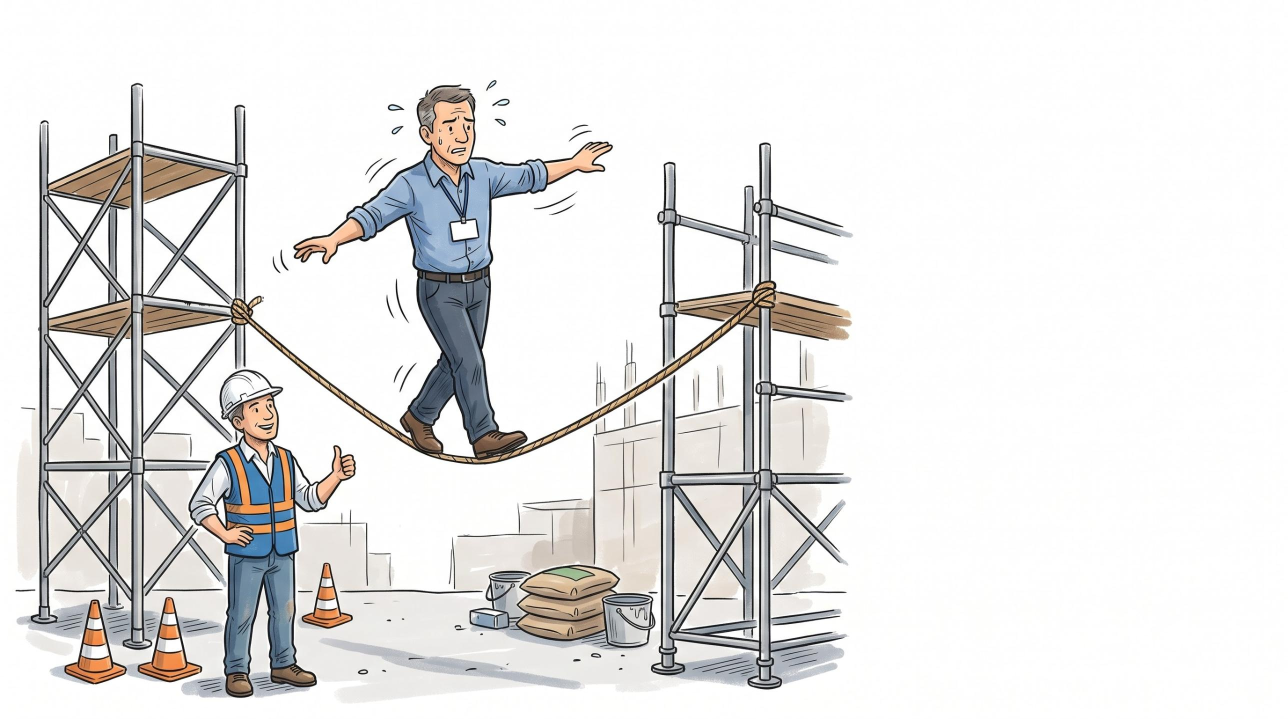
#> input picture ciclo-performance-2026/build/originais/corda-bamba.jpg, 2576 x 1438 px (shown at 1/2 size); its folder holds only this picture in this run
$ python ilustracoes.py
#> lines starting #> are read from the running program, lines starting #| are printed output that depends on the picture
# Prepara as ilustrações do Gemini para a animação "desenha e pinta":
#   <nome>-cor.jpg    : a ilustração em 1920x1080 (fundo branco, entra com mix-blend multiply)
#   <nome>-traco.png  : só o traço de tinta (cinza-escuro sobre branco), revelado primeiro pela caneta
# Uso: python3 build/ilustracoes.py   (lê build/originais/*.jpg, grava em assets/ilustracoes/)
import glob, os, json
import numpy as np
from PIL import Image, ImageFilter
caixas = {}
for f in sorted(glob.glob('build/originais/*.jpg')):
    nome = os.path.splitext(os.path.basename(f))[0]
    im = Image.open(f).convert('RGB').resize((1920, 1080), Image.LANCZOS)
    a = np.asarray(im).astype(float)
    # clareia o fundo de papel para branco puro (some no multiply)
    lum = a.mean(axis=2)
    branco = np.clip((lum - 238) / 12, 0, 1)[..., None]
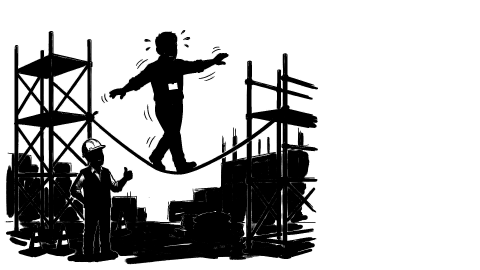
#> branco: shape (1080, 1920, 1) float64 (shown at 1/4 size); min 0, max 1, mean 0.718
    cor = a * (1 - branco) + 255 * branco
    # "cor para transparência": o branco vira transparente (assim a ilustração assenta no papel em qualquer fundo)
    def para_alfa(rgb):
        al = (255 - rgb.min(axis=2)) / 255
        al = np.clip(al * 1.15, 0, 1)
        c = (rgb - 255 * (1 - al[..., None])) / np.maximum(al[..., None], 1e-3)
        return np.dstack([c.clip(0, 255), al * 255]).astype('uint8')
    Image.fromarray(para_alfa(cor), 'RGBA').save(f'assets/ilustracoes/{nome}-cor.png', optimize=True)
    # traço: pixels escuros e pouco saturados viram tinta
    sat = a.max(axis=2) - a.min(axis=2)
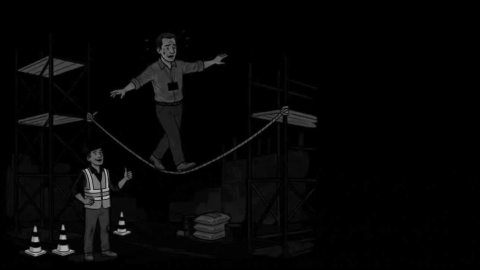
#> sat: shape (1080, 1920) float64 (shown at 1/4 size); min 0, max 192, mean 5.7
    tinta = np.clip((135 - lum) / 60, 0, 1) * np.clip((120 - sat) / 60, 0.35, 1)
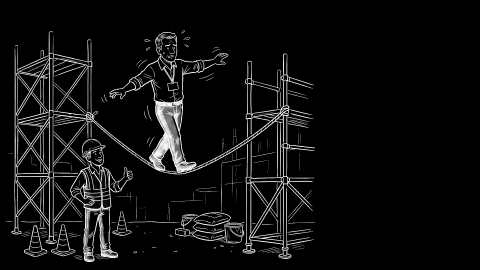
#> tinta: shape (1080, 1920) float64 (shown at 1/4 size); min 0, max 1, mean 0.0589
    # bordas de cor também viram traço leve (dá forma às áreas sem contorno)
    g = Image.fromarray(lum.astype('uint8')).filter(ImageFilter.FIND_EDGES)
    borda = np.clip((np.asarray(g).astype(float) - 25) / 60, 0, 0.55)
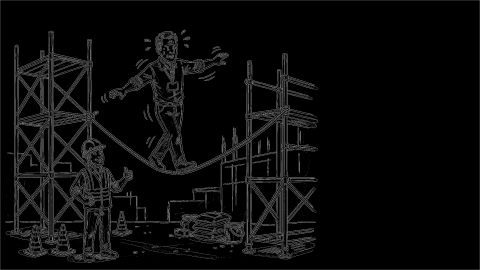
#> borda: shape (1080, 1920) float64 (shown at 1/4 size); min 0, max 0.55, mean 0.0428
    t = np.maximum(tinta, borda)
    t[:4, :] = 0; t[-4:, :] = 0; t[:, :4] = 0; t[:, -4:] = 0
    ys, xs = np.where(t > 0.3)
    caixas[nome] = [int(xs.min()), int(ys.min()), int(xs.max()), int(ys.max())]
    out = np.stack([255 - t * (255 - 27), 255 - t * (255 - 31), 255 - t * (255 - 59)], axis=2)
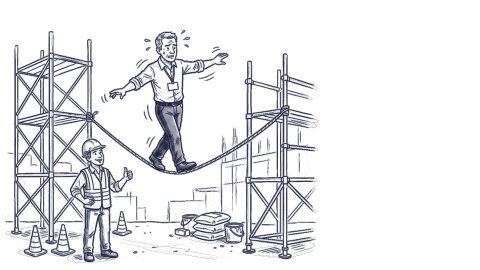
#> out: shape (1080, 1920, 3) float64 (shown at 1/4 size); mean of channels 0, 1, 2 233, 233.3, 236; drawn as R, G, B
    Image.fromarray(para_alfa(out.clip(0, 255)), 'RGBA').save(f'assets/ilustracoes/{nome}-traco.png', optimize=True)
#> in para_alfa (call 2), `al = (255 - rgb.min(axis=2)) / 255`:
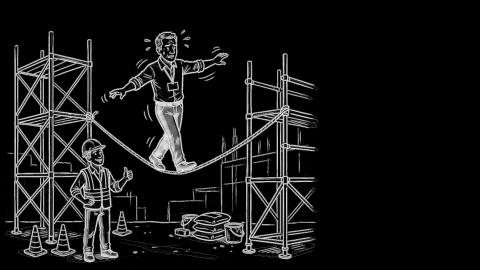
#> al: shape (1080, 1920) float64 (shown at 1/4 size); min 0, max 0.894, mean 0.0864
#> in para_alfa (call 2), `c = (rgb - 255 * (1 - al[..., None])) / np.maximum(al[..., None], 1e-3)`:
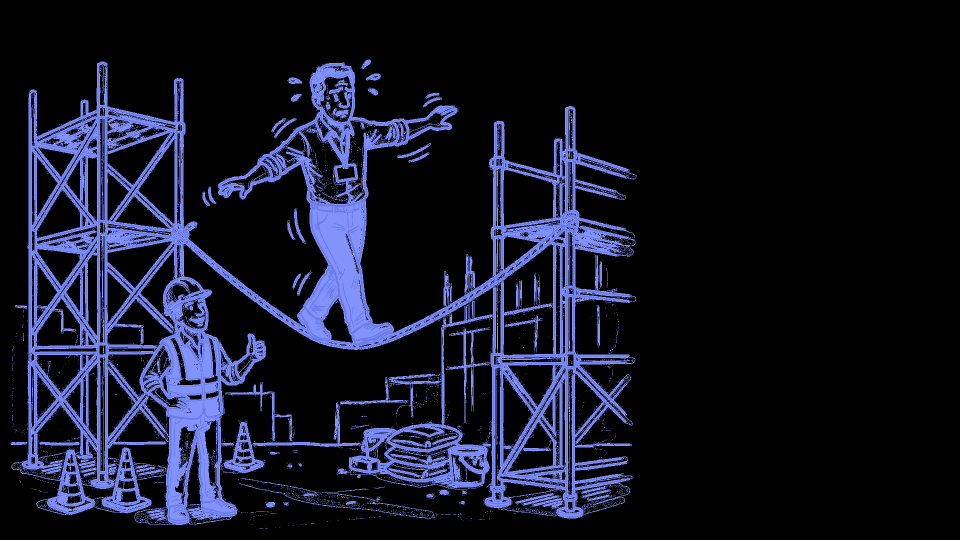
#> c: shape (1080, 1920, 3) float64 (shown at 1/2 size); mean of channels 0, 1, 2 4.8, 5.4, 9.6; drawn with min black and max white
    print(nome)
json.dump(caixas, open('assets/ilustracoes/caixas.json', 'w'))
print(caixas)
#| {'corda-bamba': [22, 119, 1272, 1049]}

$ run again, on ciclo-performance-2026/build/originais/golfe.jpg
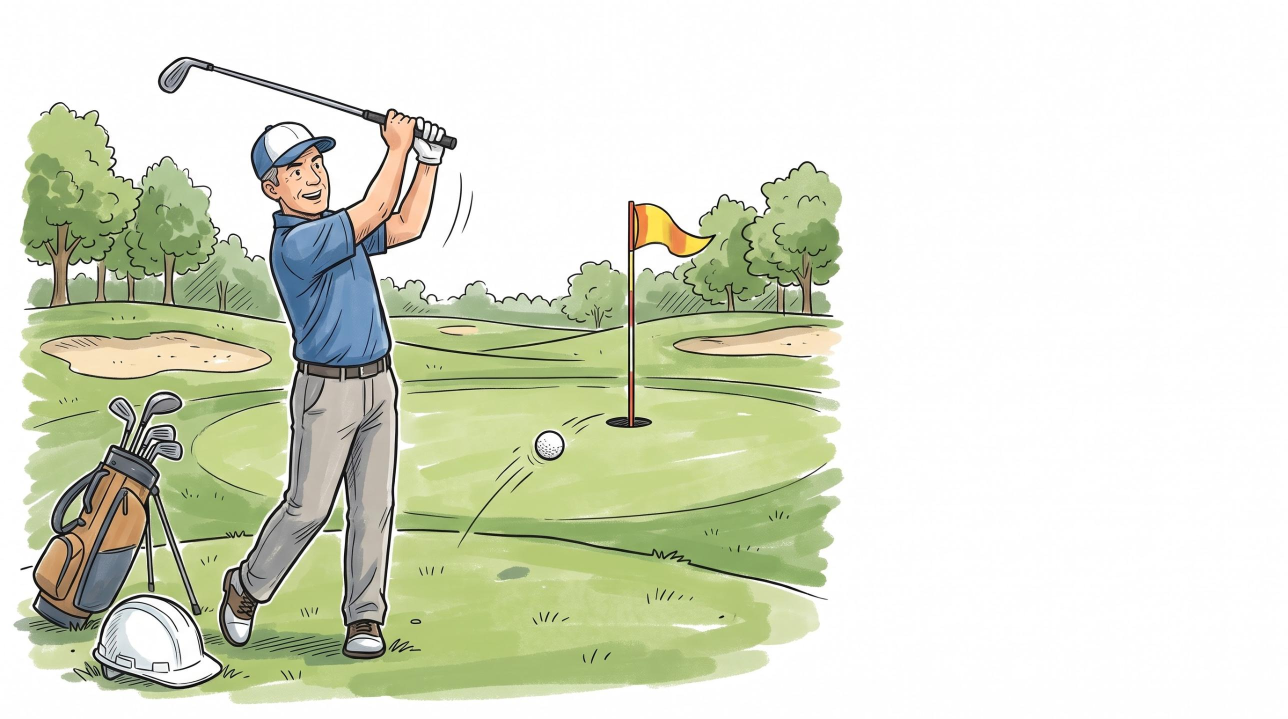
#> input picture ciclo-performance-2026/build/originais/golfe.jpg, 2576 x 1438 px (shown at 1/2 size)
#> `branco = np.clip((lum - 238) / 12, 0, 1)[..., None]`:
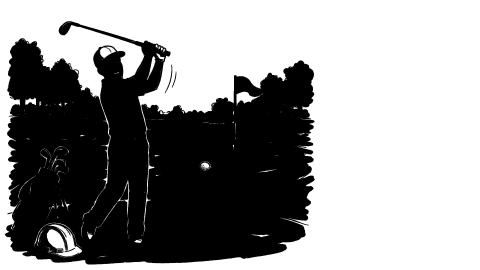
#> branco: shape (1080, 1920, 1) float64 (shown at 1/4 size); min 0, max 1, mean 0.587
#> in para_alfa (call 2), `c = (rgb - 255 * (1 - al[..., None])) / np.maximum(al[..., None], 1e-3)`:
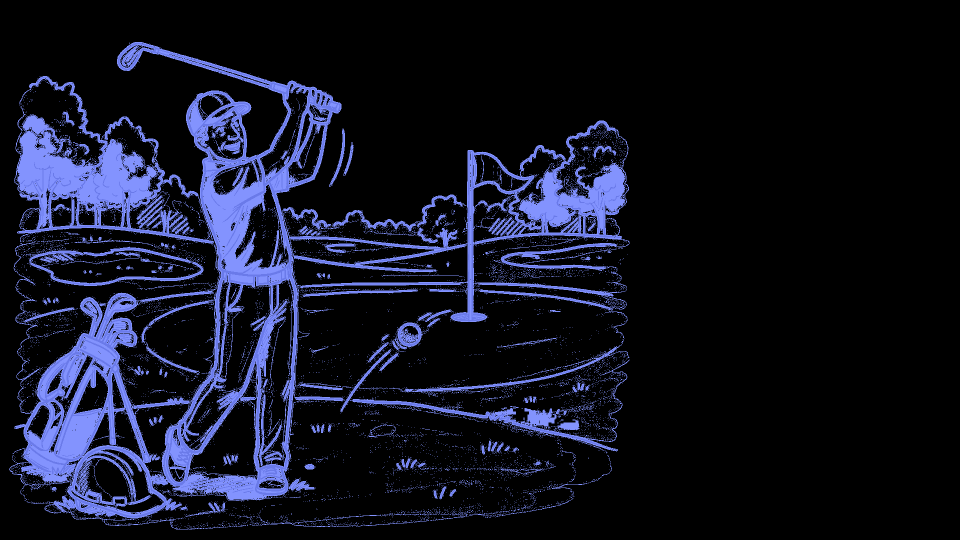
#> c: shape (1080, 1920, 3) float64 (shown at 1/2 size); mean of channels 0, 1, 2 4.3, 4.9, 8.6; drawn with min black and max white
#| {'golfe': [19, 84, 1258, 1058]}

$ run again, on ciclo-performance-2026/build/originais/mutirao.jpg
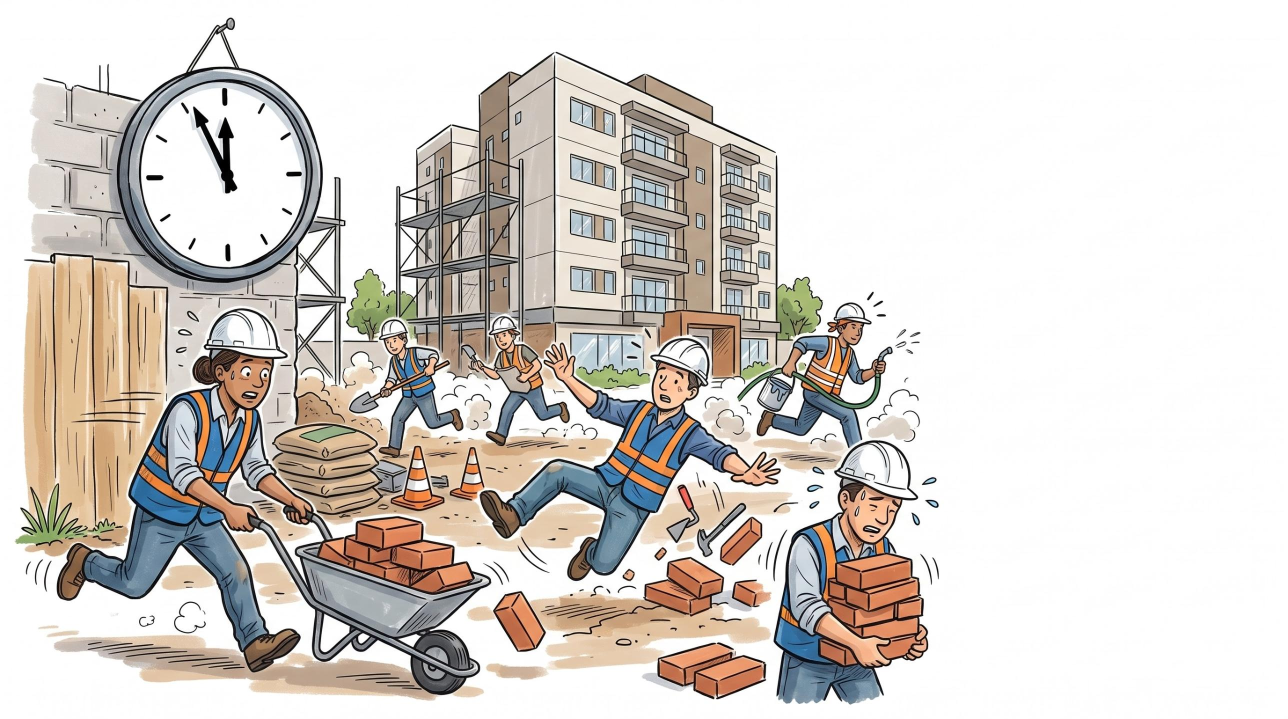
#> input picture ciclo-performance-2026/build/originais/mutirao.jpg, 2576 x 1438 px (shown at 1/2 size)
#> `branco = np.clip((lum - 238) / 12, 0, 1)[..., None]`:
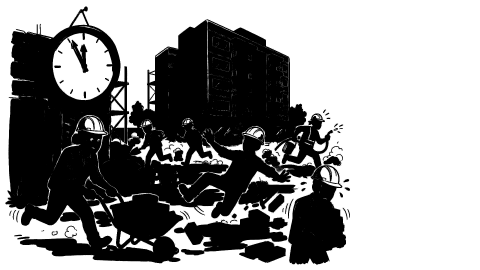
#> branco: shape (1080, 1920, 1) float64 (shown at 1/4 size); min 0, max 1, mean 0.576
#> in para_alfa (call 2), `c = (rgb - 255 * (1 - al[..., None])) / np.maximum(al[..., None], 1e-3)`:
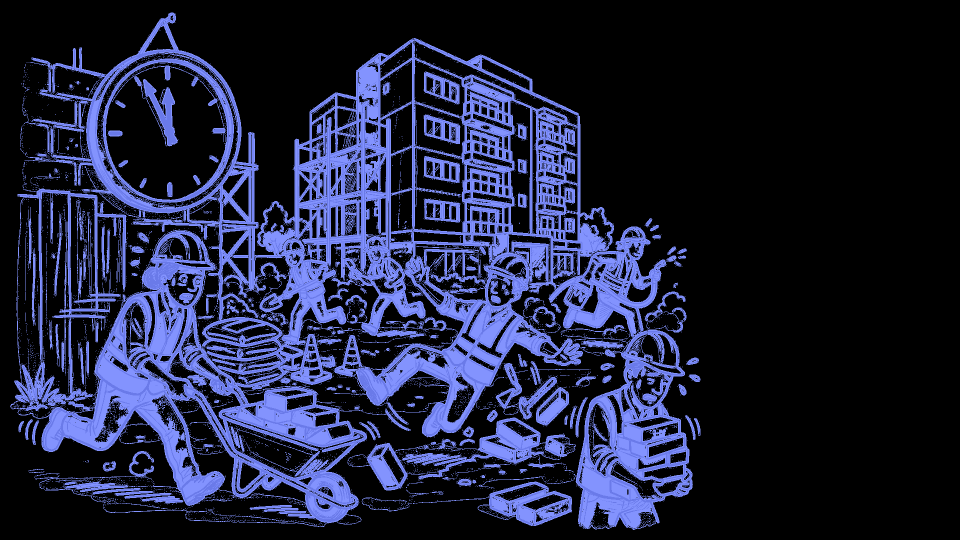
#> c: shape (1080, 1920, 3) float64 (shown at 1/2 size); mean of channels 0, 1, 2 7.6, 8.5, 15.1; drawn with min black and max white
#| {'mutirao': [21, 25, 1400, 1059]}
